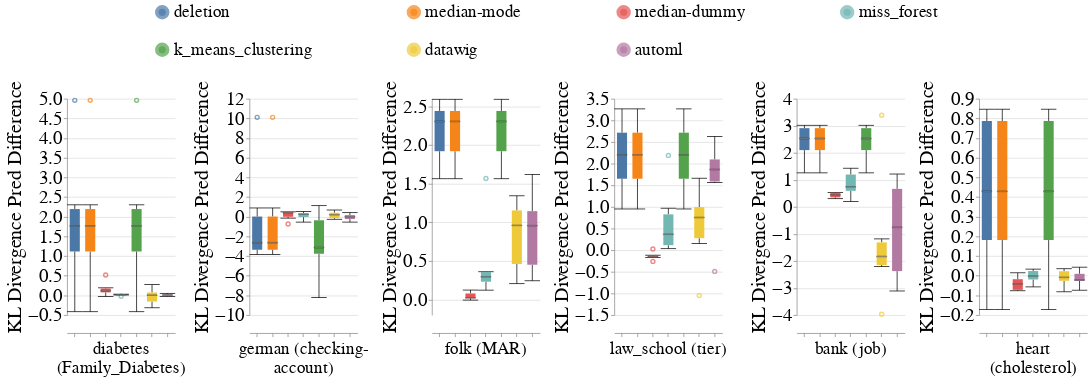

Notebook cell for this chart:
### Code cell
# Categorical
dataset_to_column_name = {
    DIABETES_DATASET: 'Family_Diabetes',
    GERMAN_CREDIT_DATASET: 'checking-account',
    ACS_INCOME_DATASET: 'MAR',
    LAW_SCHOOL_DATASET: 'tier',
    BANK_MARKETING_DATASET: 'job',
    CARDIOVASCULAR_DISEASE_DATASET: 'cholesterol',
}
create_box_plots_for_diff_imputers_and_datasets(train_injection_scenario='MNAR3',
                                                test_injection_scenario='MNAR3',
                                                metric_name='kl_divergence_pred',
                                                dataset_to_column_name=dataset_to_column_name,
                                                dataset_to_group=DATASETS_SENSITIVE_ATTRS,
                                                db_client=db_client,
                                                without_dummy=False)

### Figure 1 — Vega-Lite specification as saved in the notebook (floating-point values rounded to 4 significant figures; data arrays with more than 128 entries replaced by an {"elided": "..."} marker saying what was removed)
{"config": {"view": {"continuousWidth": 400, "continuousHeight": 300, "stroke": null}, "axis": {"labelFontSize": 26, "labelFontWeight": "normal", "titleFontSize": 28, "titleFontWeight": "normal"}, "facet": {"spacing": 15}, "header": {"labelFontSize": 24, "labelOrient": "bottom", "labelPadding": 5, "titleFontSize": 28}, "legend": {"columns": 4, "direction": "horizontal", "labelFontSize": 24, "labelLimit": 400, "orient": "top", "symbolOffset": 120, "symbolStrokeWidth": 10, "titleAnchor": "middle", "titleFontSize": 26, "titleLimit": 300}, "title": {"fontSize": 28}}, "data": {"name": "data-46e66d5949ed670f55949f10043c7fe9"}, "mark": {"type": "boxplot", "median": {"stroke": "black", "strokeWidth": 0.7}, "ticks": true}, "encoding": {"color": {"field": "Null_Imputer_Name", "sort": ["deletion", "median-mode", "median-dummy", "miss_forest", "k_means_clustering", "datawig", "automl"], "title": null, "type": "nominal"}, "column": {"field": "Dataset_Name_With_Column", "sort": {"field": "Dataset_Sequence_Number", "order": "ascending"}, "title": null, "type": "nominal"}, "x": {"axis": {"labels": false}, "field": "Null_Imputer_Name", "sort": ["deletion", "median-mode", "median-dummy", "miss_forest", "k_means_clustering", "datawig", "automl"], "title": null, "type": "nominal"}, "y": {"field": "Kl_Divergence_Pred_Difference", "scale": {"zero": true}, "title": "KL Divergence Pred Difference", "type": "quantitative"}}, "resolve": {"scale": {"y": "independent"}}, "width": 150, "$schema": "https://vega.github.io/schema/vega-lite/v4.17.0.json", "datasets": {"data-46e66d5949ed670f55949f10043c7fe9": {"elided": "252 records"}}}
